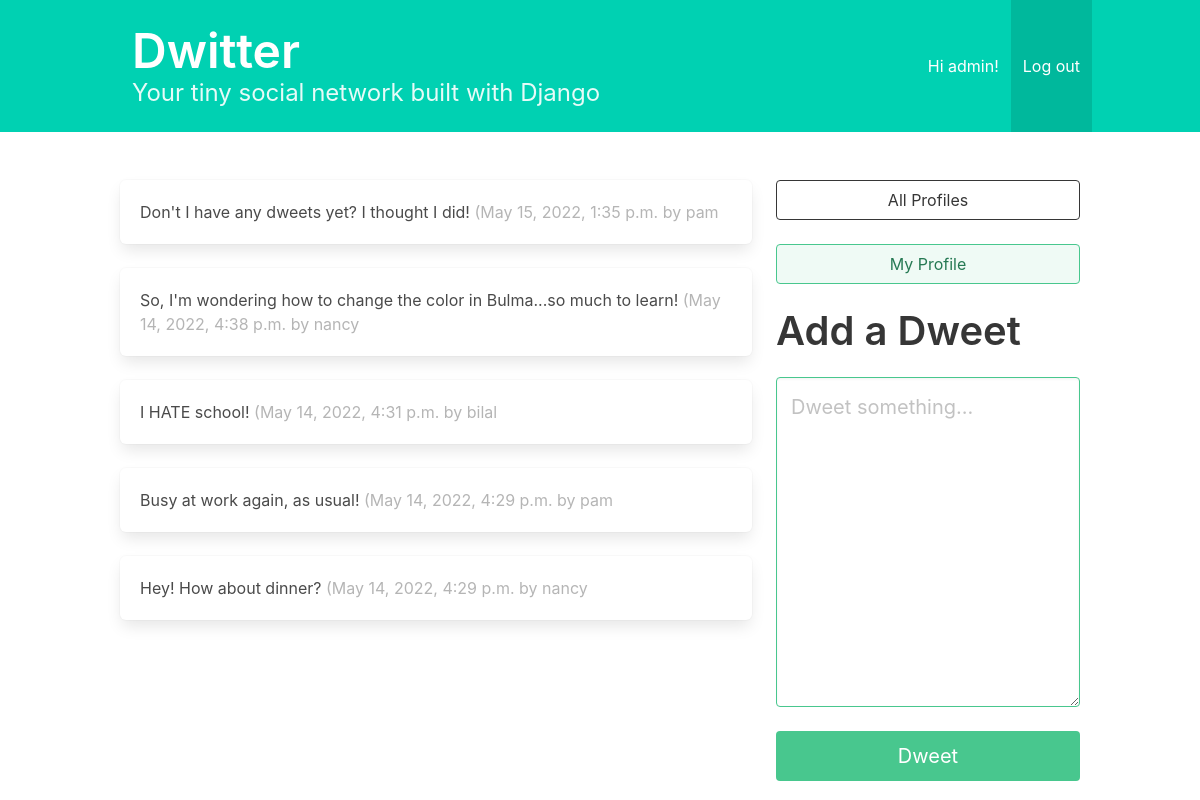
The app's page / (signed in) with its own data.
### dwitter/models.py (models this page shows, shortened)
class Dweet(models.Model):
    user = models.ForeignKey(
        User, related_name="dweets", on_delete=models.DO_NOTHING
    )
    body = models.CharField(max_length=140)
    created_at = models.DateTimeField(auto_now_add=True)

### dwitter/views.py (the view)
# urls.py: path("", dashboard, name="dashboard"),
def dashboard(request):
    form = DweetForm(request.POST or None)
    if request.method == "POST":
        if form.is_valid():
            dweet = form.save(commit=False)
            dweet.user = request.user
            dweet.save()
            return redirect("dashboard")
    followed_dweets = Dweet.objects.filter(
        user__profile__in=request.user.profile.follows.all()
    ).order_by("-created_at")
    return render(request, "dashboard.html", {"form": form, "dweets": followed_dweets},)

### dwitter/forms.py
class DweetForm(forms.ModelForm):
    body = forms.CharField(
        required=True,
        widget=forms.widgets.Textarea(
            attrs={
                "placeholder": "Dweet something...",
                "class": "textarea is-success is-medium",
            }
        ),
        label="",
    )
    class Meta:
        model = Dweet
        exclude = ("user", )

### templates/dashboard.html (shortened to what this page needs)
{% extends 'base.html' %}
{% block content %}
<div class="column">
  {% for dweet in dweets %}
    <div class="box">
      {{dweet.body}}
      <span class="is-small has-text-grey-light">
        ({{ dweet.created_at }} by {{ dweet.user.username }}
      </span>
    </div>
  {% endfor %}
</div>
<div class="column is-one-third">
  <div class="block">
    <a href="{% url 'profile_list' %}">
      <button class="button is-dark is-outlined is-fullwidth">
        All Profiles
      </button>
    </a>
  </div>
  <div class="block">
      <a href="{% url 'profile' request.user.profile.id %}">
          <button class="button is-success is-light is-outlined is-fullwidth">
        My Profile
      </button>
    </a>
  </div>
  <div class="block">
    <div class="block">
      <h2 class="title is-2">Add a Dweet</p>
    </div>
    <div class="block">
      <form method="post">
        {{ form.as_p }}
        <button class="button is-success is-fullwidth is-medium mt-5" type="submit">Dweet
        </button>
      </form>
    </div>
  </div>
</div>
{% endblock content %}

### templates/base.html (shortened to what this page needs)
<!DOCTYPE html>
<html lang="en">
  <head>
    <link rel="stylesheet" href="https://cdn.jsdelivr.net/npm/bulma@0.9.3/css/bulma.min.css">
  </head>
  <body>
    <section class="hero is-small is-primary mb-6">
        <nav class="navbar">
          <div class="container">
            <div class="navbar-brand">
                <div class="hero-body">
                  <a href="{% url 'dashboard' %}">
                    <h1 class="title is-1">Dwitter</h1>
                  </a>
                  <p class="subtitle is-4">
                    Your tiny social network built with Django
                  </p>
                </div>
            </div>
            <div id="navbarMenuHeroA" class="navbar-menu">
              <div class="navbar-end">
                {% if user.is_authenticated %}
                    <a class="navbar-item" href="{% url 'profile' user.id %}">
                      Hi {{ user.username }}!
                    </a>
                    <a class="navbar-item is-active" href="{% url 'logout' %}">
                      Log out
                    </a>
                {% else %}
                    <a class="navbar-item">You are not logged in.</a>
                    <a class="navbar-item" href="{% url 'login' %}">Log In</a> <a class="navbar-item" href="{% url 'signup' %}">Sign Up</a>
                {% endif %}
              </div>
            </div>
          </div>
        </nav>
    </section>
        <div class="container">
          <div class="columns">
            {% block content %}
            {% endblock content %}
          </div>
        </div>
  </body>
</html>

### records on screen
Dweet: body "Don't I have any dweets yet? I thought I did!", created_at "May 15, 2022, 1:35 p.m.", user.username "pam"
Dweet: body "So, I'm wondering how to change the color in Bulma...so much to learn!", created_at "May 14, 2022, 4:38 p.m.", user.username "nancy"
Dweet: body "I HATE school!", created_at "May 14, 2022, 4:31 p.m.", user.username "bilal"
Dweet: body "Busy at work again, as usual!", created_at "May 14, 2022, 4:29 p.m.", user.username "pam"
Dweet: body "Hey! How about dinner?", created_at "May 14, 2022, 4:29 p.m.", user.username "nancy"

### other values on screen
{{ user.username }} "admin"
